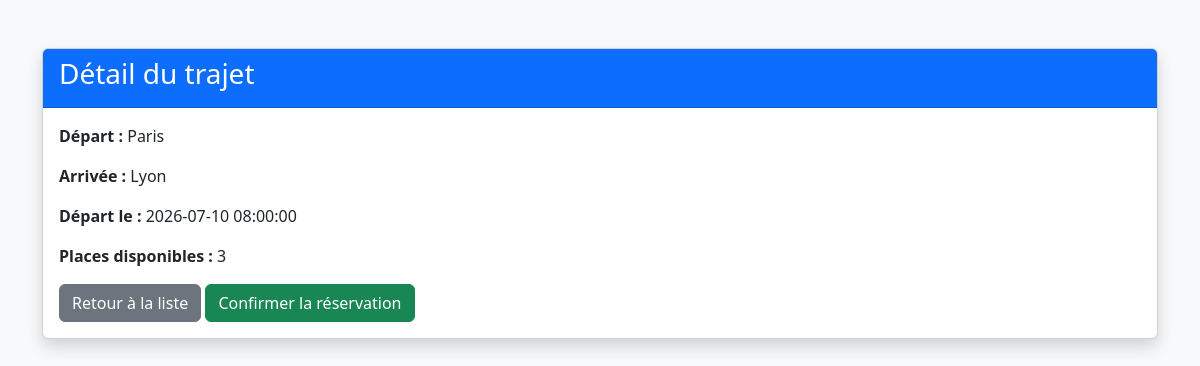
The page /index.php?page=details&id=1 on the database its author committed.
### tables this page shows
CREATE TABLE `trips` (
  `id` int(11) NOT NULL,
  `agence_depart_id` int(11) NOT NULL,
  `agence_arrivee_id` int(11) NOT NULL,
  `date_heure_depart` datetime NOT NULL,
  `date_heure_arrivee` datetime NOT NULL,
  `places_totales` int(11) NOT NULL,
  `places_disponibles` int(11) NOT NULL,
  `auteur_id` int(11) NOT NULL
);

CREATE TABLE `agencies` (
  `id` int(11) NOT NULL,
  `nom` varchar(100) NOT NULL
);

### src/Controllers/TrajetController.php (called while the page is built, shortened)
<?php
require_once __DIR__ . '/../Models/Trip.php';
class TrajetController
{
    private Trip $tripModel;
    public function __construct(PDO $db)
    {
        $this->tripModel = new Trip($db);
    }
    public function show(int $id): void
    {
        $trip = $this->tripModel->findById($id);
        require_once __DIR__ . '/../Views/details.php';
    }
}

### src/Models/Trip.php (called while the page is built, shortened)
<?php
class Trip
{
    private PDO $db;
    public function __construct(PDO $db)
    {
        $this->db = $db;
    }
    public function findById(int $id): ?array
    {
        $sql = "SELECT t.*, a1.nom as depart, a2.nom as arrivee
                FROM trips t
                JOIN agencies a1 ON t.agence_depart_id = a1.id
                JOIN agencies a2 ON t.agence_arrivee_id = a2.id
                WHERE t.id = :id";
        $stmt = $this->db->prepare($sql);
        $stmt->execute(['id' => $id]);
        return $stmt->fetch(PDO::FETCH_ASSOC) ?: null;
    }
}

### src/Views/details.php (the view, shortened to what this page needs)
<!DOCTYPE html>
<html lang="fr">
<head>
    <link href="https://cdn.jsdelivr.net/npm/bootstrap@5.3.0/dist/css/bootstrap.min.css" rel="stylesheet">
</head>
<body class="bg-light">
<div class="container mt-5">
    <div class="card shadow">
        <div class="card-header bg-primary text-white">
            <h3>Détail du trajet</h3>
        </div>
        <div class="card-body">
            <p><strong>Départ :</strong> <?= htmlspecialchars($trip['depart']) ?></p>
            <p><strong>Arrivée :</strong> <?= htmlspecialchars($trip['arrivee']) ?></p>
            <p><strong>Départ le :</strong> <?= htmlspecialchars($trip['date_heure_depart']) ?></p>
            <p><strong>Places disponibles :</strong> <?= htmlspecialchars($trip['places_disponibles']) ?></p>
            <a href="index.php?page=home" class="btn btn-secondary">Retour à la liste</a>
            <a href="#" class="btn btn-success">Confirmer la réservation</a>
        </div>
    </div>
</div>
</body>
</html>

### rows shown on the page
trips: agence_depart.nom "Paris", agence_arrivee.nom "Lyon", date_heure_depart "2026-07-10 08:00:00", places_disponibles "3"
